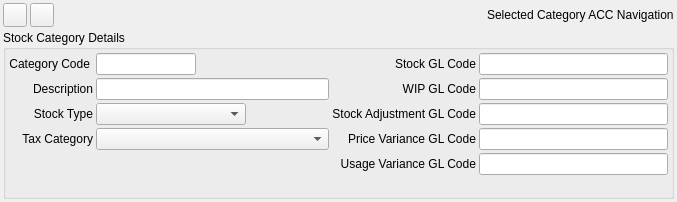
<?xml version="1.0" encoding="UTF-8"?>
<ui version="4.0">
 <class>ACC_StockCategoryWidget</class>
 <widget class="QWidget" name="ACC_StockCategoryWidget">
  <property name="geometry">
   <rect>
    <x>0</x>
    <y>0</y>
    <width>677</width>
    <height>202</height>
   </rect>
  </property>
  <property name="baseSize">
   <size>
    <width>186</width>
    <height>314</height>
   </size>
  </property>
  <property name="windowTitle">
   <string>Form</string>
  </property>
  <layout class="QGridLayout" name="gridLayout_5">
   <property name="leftMargin">
    <number>3</number>
   </property>
   <property name="topMargin">
    <number>3</number>
   </property>
   <property name="rightMargin">
    <number>3</number>
   </property>
   <property name="bottomMargin">
    <number>3</number>
   </property>
   <property name="verticalSpacing">
    <number>3</number>
   </property>
   <item row="1" column="0">
    <widget class="QGroupBox" name="gbStockCategoryDetails">
     <property name="title">
      <string>Stock Category Details</string>
     </property>
     <layout class="QGridLayout" name="gridLayout">
      <property name="leftMargin">
       <number>3</number>
      </property>
      <property name="topMargin">
       <number>3</number>
      </property>
      <property name="rightMargin">
       <number>3</number>
      </property>
      <property name="bottomMargin">
       <number>3</number>
      </property>
      <property name="spacing">
       <number>3</number>
      </property>
      <item row="2" column="0" colspan="2">
       <widget class="QLabel" name="label_7">
        <property name="text">
         <string>Stock Type</string>
        </property>
        <property name="alignment">
         <set>Qt::AlignRight|Qt::AlignTrailing|Qt::AlignVCenter</set>
        </property>
       </widget>
      </item>
      <item row="4" column="3">
       <widget class="QLabel" name="label_12">
        <property name="text">
         <string>Usage Variance GL Code</string>
        </property>
        <property name="alignment">
         <set>Qt::AlignRight|Qt::AlignTrailing|Qt::AlignVCenter</set>
        </property>
       </widget>
      </item>
      <item row="4" column="1" rowspan="2" colspan="2">
       <spacer name="verticalSpacer_2">
        <property name="orientation">
         <enum>Qt::Vertical</enum>
        </property>
        <property name="sizeHint" stdset="0">
         <size>
          <width>236</width>
          <height>57</height>
         </size>
        </property>
       </spacer>
      </item>
      <item row="3" column="4">
       <widget class="RB_IdxLineEdit" name="ilePriceVarianceGlCode">
        <property name="sizePolicy">
         <sizepolicy hsizetype="Expanding" vsizetype="Fixed">
          <horstretch>3</horstretch>
          <verstretch>0</verstretch>
         </sizepolicy>
        </property>
       </widget>
      </item>
      <item row="0" column="2">
       <widget class="QLineEdit" name="leCategoryCode">
        <property name="maximumSize">
         <size>
          <width>100</width>
          <height>16777215</height>
         </size>
        </property>
       </widget>
      </item>
      <item row="5" column="3" colspan="2">
       <spacer name="verticalSpacer">
        <property name="orientation">
         <enum>Qt::Vertical</enum>
        </property>
        <property name="sizeHint" stdset="0">
         <size>
          <width>20</width>
          <height>40</height>
         </size>
        </property>
       </spacer>
      </item>
      <item row="4" column="4">
       <widget class="RB_IdxLineEdit" name="ileUsageVarianceGlCode">
        <property name="sizePolicy">
         <sizepolicy hsizetype="Expanding" vsizetype="Fixed">
          <horstretch>3</horstretch>
          <verstretch>0</verstretch>
         </sizepolicy>
        </property>
       </widget>
      </item>
      <item row="0" column="4">
       <widget class="RB_IdxLineEdit" name="ileStockGlCode">
        <property name="sizePolicy">
         <sizepolicy hsizetype="Expanding" vsizetype="Fixed">
          <horstretch>3</horstretch>
          <verstretch>0</verstretch>
         </sizepolicy>
        </property>
       </widget>
      </item>
      <item row="1" column="4">
       <widget class="RB_IdxLineEdit" name="ileWipGlCode">
        <property name="sizePolicy">
         <sizepolicy hsizetype="Expanding" vsizetype="Fixed">
          <horstretch>3</horstretch>
          <verstretch>0</verstretch>
         </sizepolicy>
        </property>
       </widget>
      </item>
      <item row="0" column="3">
       <widget class="QLabel" name="label_8">
        <property name="text">
         <string>Stock GL Code</string>
        </property>
        <property name="alignment">
         <set>Qt::AlignRight|Qt::AlignTrailing|Qt::AlignVCenter</set>
        </property>
       </widget>
      </item>
      <item row="1" column="3">
       <widget class="QLabel" name="label_9">
        <property name="text">
         <string>WIP GL Code</string>
        </property>
        <property name="alignment">
         <set>Qt::AlignRight|Qt::AlignTrailing|Qt::AlignVCenter</set>
        </property>
       </widget>
      </item>
      <item row="1" column="2">
       <widget class="QLineEdit" name="leDescription">
        <property name="sizePolicy">
         <sizepolicy hsizetype="Expanding" vsizetype="Fixed">
          <horstretch>2</horstretch>
          <verstretch>0</verstretch>
         </sizepolicy>
        </property>
        <property name="minimumSize">
         <size>
          <width>0</width>
          <height>0</height>
         </size>
        </property>
        <property name="maximumSize">
         <size>
          <width>16777215</width>
          <height>16777215</height>
         </size>
        </property>
       </widget>
      </item>
      <item row="0" column="0">
       <widget class="QLabel" name="label_5">
        <property name="text">
         <string>Category Code</string>
        </property>
        <property name="alignment">
         <set>Qt::AlignRight|Qt::AlignTrailing|Qt::AlignVCenter</set>
        </property>
       </widget>
      </item>
      <item row="2" column="2">
       <widget class="QComboBox" name="cbStockType">
        <property name="minimumSize">
         <size>
          <width>150</width>
          <height>0</height>
         </size>
        </property>
        <property name="maximumSize">
         <size>
          <width>150</width>
          <height>16777215</height>
         </size>
        </property>
       </widget>
      </item>
      <item row="3" column="3">
       <widget class="QLabel" name="label_11">
        <property name="text">
         <string>Price Variance GL Code</string>
        </property>
        <property name="alignment">
         <set>Qt::AlignRight|Qt::AlignTrailing|Qt::AlignVCenter</set>
        </property>
       </widget>
      </item>
      <item row="3" column="2">
       <widget class="QComboBox" name="cbTaxCategory">
        <property name="sizePolicy">
         <sizepolicy hsizetype="Expanding" vsizetype="Fixed">
          <horstretch>2</horstretch>
          <verstretch>0</verstretch>
         </sizepolicy>
        </property>
        <property name="maximumSize">
         <size>
          <width>16777215</width>
          <height>16777215</height>
         </size>
        </property>
       </widget>
      </item>
      <item row="3" column="0" colspan="2">
       <widget class="QLabel" name="label_23">
        <property name="text">
         <string>Tax Category</string>
        </property>
        <property name="alignment">
         <set>Qt::AlignRight|Qt::AlignTrailing|Qt::AlignVCenter</set>
        </property>
       </widget>
      </item>
      <item row="2" column="4">
       <widget class="RB_IdxLineEdit" name="ileStockAdjustmentGlCode">
        <property name="sizePolicy">
         <sizepolicy hsizetype="Expanding" vsizetype="Fixed">
          <horstretch>3</horstretch>
          <verstretch>0</verstretch>
         </sizepolicy>
        </property>
       </widget>
      </item>
      <item row="2" column="3">
       <widget class="QLabel" name="label_10">
        <property name="text">
         <string>Stock Adjustment GL Code</string>
        </property>
        <property name="alignment">
         <set>Qt::AlignRight|Qt::AlignTrailing|Qt::AlignVCenter</set>
        </property>
       </widget>
      </item>
      <item row="1" column="0" colspan="2">
       <widget class="QLabel" name="label_6">
        <property name="text">
         <string>Description</string>
        </property>
        <property name="alignment">
         <set>Qt::AlignRight|Qt::AlignTrailing|Qt::AlignVCenter</set>
        </property>
       </widget>
      </item>
     </layout>
    </widget>
   </item>
   <item row="0" column="0">
    <layout class="QHBoxLayout" name="horizontalLayout">
     <property name="spacing">
      <number>3</number>
     </property>
     <item>
      <widget class="QToolButton" name="pbSave">
       <property name="minimumSize">
        <size>
         <width>24</width>
         <height>24</height>
        </size>
       </property>
       <property name="maximumSize">
        <size>
         <width>24</width>
         <height>24</height>
        </size>
       </property>
       <property name="toolTip">
        <string>Save</string>
       </property>
       <property name="text">
        <string/>
       </property>
       <property name="icon">
        <iconset resource="../../../db/src/gui/db.qrc">
         <normaloff>:/images/icons/database_save.png</normaloff>:/images/icons/database_save.png</iconset>
       </property>
      </widget>
     </item>
     <item>
      <widget class="QToolButton" name="pbRevert">
       <property name="minimumSize">
        <size>
         <width>24</width>
         <height>24</height>
        </size>
       </property>
       <property name="maximumSize">
        <size>
         <width>24</width>
         <height>24</height>
        </size>
       </property>
       <property name="toolTip">
        <string>Cancel changes</string>
       </property>
       <property name="text">
        <string/>
       </property>
       <property name="icon">
        <iconset resource="../../../db/src/gui/db.qrc">
         <normaloff>:/images/icons/arrow_undo.png</normaloff>:/images/icons/arrow_undo.png</iconset>
       </property>
      </widget>
     </item>
     <item>
      <spacer name="horizontalSpacer">
       <property name="orientation">
        <enum>Qt::Horizontal</enum>
       </property>
       <property name="sizeHint" stdset="0">
        <size>
         <width>40</width>
         <height>20</height>
        </size>
       </property>
      </spacer>
     </item>
     <item>
      <widget class="QLabel" name="lblSelect">
       <property name="text">
        <string>Selected Category ACC Navigation</string>
       </property>
      </widget>
     </item>
    </layout>
   </item>
  </layout>
 </widget>
 <customwidgets>
  <customwidget>
   <class>RB_IdxLineEdit</class>
   <extends>QLineEdit</extends>
   <header>rb_idxlineedit.h</header>
  </customwidget>
 </customwidgets>
 <tabstops>
  <tabstop>pbSave</tabstop>
  <tabstop>pbRevert</tabstop>
  <tabstop>leCategoryCode</tabstop>
  <tabstop>leDescription</tabstop>
  <tabstop>cbStockType</tabstop>
  <tabstop>cbTaxCategory</tabstop>
  <tabstop>ileStockGlCode</tabstop>
  <tabstop>ileWipGlCode</tabstop>
  <tabstop>ileStockAdjustmentGlCode</tabstop>
  <tabstop>ilePriceVarianceGlCode</tabstop>
  <tabstop>ileUsageVarianceGlCode</tabstop>
 </tabstops>
 <resources>
  <include location="../../../db/src/gui/db.qrc"/>
 </resources>
 <connections/>
</ui>
